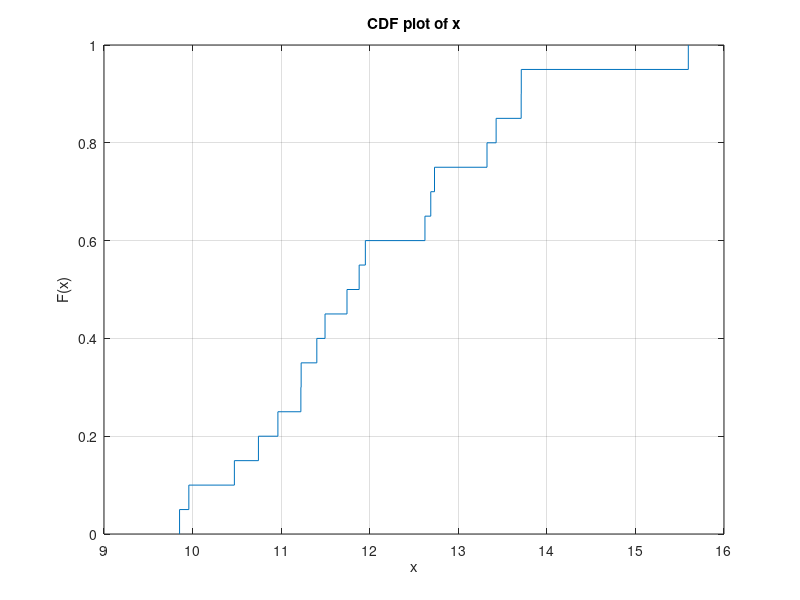

Here is the MATLAB script that generated this plot:
D=10;
U=10;
N=20;
Pni=0.1;%initial power(lambda)
noisee=(3.981*10^(-18)*10*10^(6))/20;
noiseb=(3.981*10^(-18)*10*10^(6))/20;
% as for each self interference factor, a cdf has to be plotted against user rate,we use different 
% values of beta
beta=10^(-10); %self-interference factor at BS
%beta=10^(-7);
%beta=10^(-8);
%beta=10^(-8.5);
%beta=10^(-9);
load gain.mat;
load finalpower.mat;

%optimal power allocation strategy for the uplink users given the downlink subcarrier and power allocation


%1. calculating inter-user interference for uplink
for u=1:U
    for d=1:D   
        for n=1:N
         Interd(d,n)=Pun(u,n)*gud(u,d);
        end 
    end
end
%2.getting the positions of each of the channels with the highest SNR
for n=1:N
    T(n)= hdn(n)./(noisee + Interd(n));
end
n=find(T==max(T));
    if length(n)>1 
        n=n(1); %taking one occurence at a time
    end


%3.Calculating hdln for power allocation
for u=1:U
    for d=1:D
        for n=1:N
        hdln(d,n)=(hdn(d,n)/(noisee + Interd(d,n)));
        end
    end
    %hdln(u)=max(hdln(u,:));
end

for n=1:N
    hdlnm(n)=max(hdln(:,n));
end
%downlink power allocation
for d=1:D

R(d)=abs((1/Pni)-(1/hdln(d)));
Pnf(d)=max(0,R(d));
end

%optimal power allocation strategy for the downlink users given the uplink power allocation


%1. calculating inter-user interference for uplink
for u=1:U-1
    for d=u+1:U  
        for n=1:N
         Interu(u,n)=Pdn(d,n)*hdn(d,n);
        end
         %T(d)= hdn(d)./(noisee + Inter(d));  
    end
end
%2. calculating the huln for uplink power allov=cation
for d=1:D
    for u=1:U-1
        for n=1:N
        huln(u,n)=(hun(u,n)/(noisee + Interu(u,n) + Pn(n)*beta));
        end
    end
end

for n=1:N
    hulnm(n)=max(huln(:,n));
end
%3.uplink power allocation
for d=1:D
for u=1:U-1
Pns(u)=Pni-R(d);%initial power given for downlink power allocation - downlink power
S(u)=abs((1/Pns(u))-(1/huln(u)));
Pnsf(u)=max(0,S(u));
end
end

%calcuating user rate for 1 uplink and 1 downlink channel
RUL(1)=log2(1 + Pnsf(u)*hulnm(1));
    RDL(1)=log2(1 + Pnf(d)*hdlnm(1));
    USERRATE(1)=RUL(1)+RDL(1);
    
%calcuating user rate for uplink and downlink channel    
for n=2:N

    RUL(n)=log2(1 + Pnsf(u)*hulnm(n));
    RDL(n)=log2(1 + Pnf(d)*hdlnm(n));
    USERRATE(n)=RUL(n)+RDL(n);
   
   if ((USERRATE(n)/USERRATE(n-1))< 0.00001)
       break
   end
end

%calculating gain in spectral efficiency between two successive iterations 
for n=2:N
       avggain(n)=(USERRATE(n)/USERRATE(n-1));
end


%if you want to see the plots of uplink user rate (RUL) and downlink user
%rate (RDL),remove the commnets below and comment on cdfplot and then save
%the file and run it.

% plot(RUL,'-ob')
% hold on
% plot(RDL,'->r')
 cdfplot(USERRATE);%(cdf vs sumrate)
% h1=cdfplot(USERRATE);
[h, stats] = cdfplot(USERRATE);
 %hold on
M=[1 2 3 4 5 6 7 8 9 10 11 12 13 14 15 16 17 18 19 20];
%plot(M,avggain,'sb');

